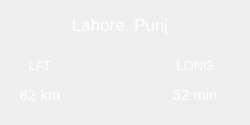
   <widget class="QFrame" name="latlong">
    <property name="geometry">
     <rect>
      <x>36</x>
      <y>201</y>
      <width>250</width>
      <height>125</height>
     </rect>
    </property>
    <property name="styleSheet">
     <string notr="true">background: qradialgradient(cx:1.0, cy:0.0, radius: 3.0,
              fx:1.0, fy:0.0, stop:0 rgba(2, 2, 2, 0.75), stop:1 rgba(143, 99, 41, 0.75));
border-radius: 5px;
</string>
    </property>
    <property name="frameShape">
     <enum>QFrame::StyledPanel</enum>
    </property>
    <property name="frameShadow">
     <enum>QFrame::Raised</enum>
    </property>
    <widget class="QLabel" name="locationlabel">
     <property name="geometry">
      <rect>
       <x>40</x>
       <y>10</y>
       <width>160</width>
       <height>30</height>
      </rect>
     </property>
     <property name="font">
      <font>
       <pointsize>13</pointsize>
       <weight>50</weight>
       <bold>false</bold>
      </font>
     </property>
     <property name="styleSheet">
      <string notr="true">background-color: rgba(255, 255, 255, 0);
border: 0px;
color: rgb(255, 255, 255);</string>
     </property>
     <property name="lineWidth">
      <number>0</number>
     </property>
     <property name="text">
      <string>Lahore, Punj</string>
     </property>
     <property name="alignment">
      <set>Qt::AlignCenter</set>
     </property>
    </widget>
    <widget class="QLabel" name="latfix">
     <property name="geometry">
      <rect>
       <x>10</x>
       <y>50</y>
       <width>60</width>
       <height>30</height>
      </rect>
     </property>
     <property name="font">
      <font>
       <pointsize>10</pointsize>
       <weight>50</weight>
       <bold>false</bold>
      </font>
     </property>
     <property name="styleSheet">
      <string notr="true">background-color: rgba(255, 255, 255, 0);
border: 0px;
color: rgb(255, 255, 255);</string>
     </property>
     <property name="lineWidth">
      <number>0</number>
     </property>
     <property name="text">
      <string>LAT</string>
     </property>
     <property name="alignment">
      <set>Qt::AlignCenter</set>
     </property>
    </widget>
    <widget class="QLabel" name="distancelabel">
     <property name="geometry">
      <rect>
       <x>10</x>
       <y>80</y>
       <width>60</width>
       <height>30</height>
      </rect>
     </property>
     <property name="font">
      <font>
       <pointsize>11</pointsize>
       <weight>50</weight>
       <bold>false</bold>
      </font>
     </property>
     <property name="styleSheet">
      <string notr="true">background-color: rgba(255, 255, 255, 0);
border: 0px;
color: rgb(255, 255, 255);</string>
     </property>
     <property name="lineWidth">
      <number>0</number>
     </property>
     <property name="text">
      <string>82 km</string>
     </property>
     <property name="alignment">
      <set>Qt::AlignCenter</set>
     </property>
    </widget>
    <widget class="QLabel" name="timelabel_2">
     <property name="geometry">
      <rect>
       <x>160</x>
       <y>80</y>
       <width>70</width>
       <height>30</height>
      </rect>
     </property>
     <property name="font">
      <font>
       <pointsize>11</pointsize>
       <weight>50</weight>
       <bold>false</bold>
      </font>
     </property>
     <property name="styleSheet">
      <string notr="true">background-color: rgba(255, 255, 255, 0);
border: 0px;
color: rgb(255, 255, 255);</string>
     </property>
     <property name="lineWidth">
      <number>0</number>
     </property>
     <property name="text">
      <string>52 min</string>
     </property>
     <property name="alignment">
      <set>Qt::AlignCenter</set>
     </property>
    </widget>
    <widget class="QLabel" name="longfix">
     <property name="geometry">
      <rect>
       <x>160</x>
       <y>50</y>
       <width>70</width>
       <height>30</height>
      </rect>
     </property>
     <property name="font">
      <font>
       <pointsize>10</pointsize>
       <weight>50</weight>
       <bold>false</bold>
      </font>
     </property>
     <property name="styleSheet">
      <string notr="true">background-color: rgba(255, 255, 255, 0);
border: 0px;
color: rgb(255, 255, 255);</string>
     </property>
     <property name="lineWidth">
      <number>0</number>
     </property>
     <property name="text">
      <string>LONG</string>
     </property>
     <property name="alignment">
      <set>Qt::AlignCenter</set>
     </property>
    </widget>
    <widget class="QLabel" name="straightbar">
     <property name="geometry">
      <rect>
       <x>123</x>
       <y>50</y>
       <width>4</width>
       <height>50</height>
      </rect>
     </property>
     <property name="styleSheet">
      <string notr="true">background-color: rgba(255, 255, 255, 0);
border: 0px;</string>
     </property>
     <property name="text">
      <string/>
     </property>
     <property name="pixmap">
      <pixmap>pics/HMI/icon/gps road line.svg</pixmap>
     </property>
     <property name="scaledContents">
      <bool>true</bool>
     </property>
     <property name="alignment">
      <set>Qt::AlignCenter</set>
     </property>
    </widget>
    <widget class="QLabel" name="label_4">
     <property name="geometry">
      <rect>
       <x>110</x>
       <y>65</y>
       <width>30</width>
       <height>30</height>
      </rect>
     </property>
     <property name="styleSheet">
      <string notr="true">background-color: rgba(255, 255, 255, 0);
border: 0px;</string>
     </property>
     <property name="text">
      <string/>
     </property>
     <property name="pixmap">
      <pixmap>pics/HMI/icon/gps icongps.svg</pixmap>
     </property>
     <property name="scaledContents">
      <bool>true</bool>
     </property>
    </widget>
   </widget>
